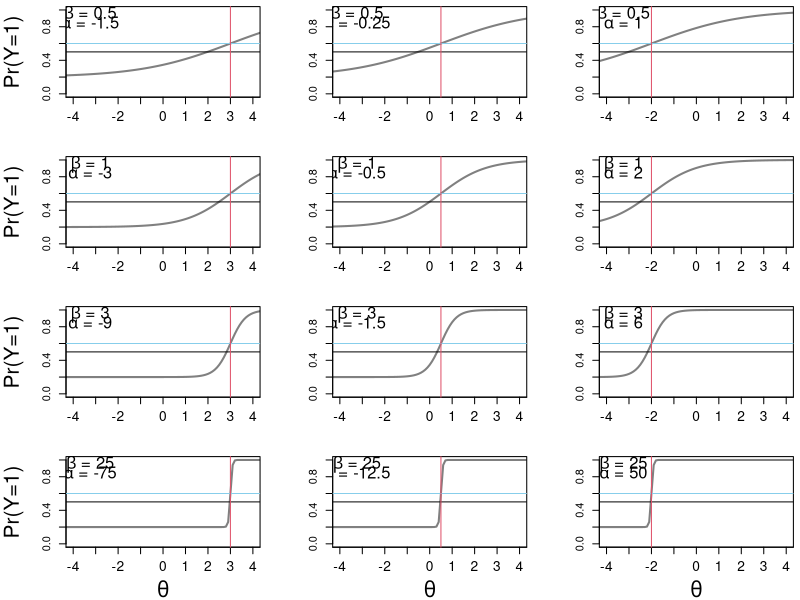

Source code (R):
## RSTAN_Demo_Measurement_logit_transformation_guessing_latent_variable.R
##########################################################################
## INSTRUCTOR: Christopher Fariss
## COURSE NAME: Programming and Simulation Methods for Computational Social Science (2W)
## University of Essex Summer School 2024
##
## Date: 2024-07-22
##
## Please e-mail me if you find any errors or have and suggestions (either email is fine)
## e-mail: cjf0006@gmail.com
## e-mail: cjfariss@umich.edu
##
##########################################################################
##
## Introduction to tutorial:
##
## Think about a latent variable model without actually running one.
##
## This program is a visual look at the relationship between values along a fixed sequence that represents the distribution of the latent variable and its relationship to binary variables that are equally likely (50%-50% change).
##
## In the IRT framework, there is a latent trait theta_i.
##
## Where the subscript i = 1,... ,N indicates multiple units.
##
## y_ik is the observed value for item k for unit i.
##
## For each item alpha_k and beta_k are also estimated.
##
## alpha_k continues to act as "difficulty" parameters, or threshold that benchmarks how likely an indicator is to be observed relative to the values of the latent trait.
##
## In this formulation, this is analogous to an intercept in a traditional logistic regression model.
##
## beta_k, often referred to as the "discrimination" parameters and is the analogue of a slope coefficient.
##
## We also add the guessing parameter here. 
##
##########################################################################

## make theta a deterministic sequence (we will use each value below to calculate a range of probabilities as a function of these values and the item-discrimination and item-difficulty parameters)
theta <- seq(-5,5,.1)
n <- length(theta)

## set strength of relationship (i.e., the item discrimination)
##
## try setting this value to an positive real number
##
## as beta increases the logit curve will converge towards a set function
##
## the step function will reside over the inflection point of the logit curve
##
## the inflection point is always -(alpha/beta) if alpha + beta (typical for Bernoulli logit) 
##
## because of this identity, we have to expand the intercepts below by a factor of beta
##
## the expansion below is necessary to fix the curve over the range of the standard normal density set for x above
##
#beta <- .1
#beta <- .5
#beta <- 1
#beta <- 2
#beta <- 3
#beta <- 4
#beta <- 5
#beta <- 10
#beta <- 100
#beta <- 1000
#beta <- 10000
##
## as beta approach infinity, the value along x becomes perfectly predictive of the y variables
##
#beta <- 100000


## set beta here (pick three values for beta, the item discrimination parameter)
beta <- c(.5,1,3,25)

guessing_parameter <- 1/5 ## assumes a multiple choice question with one correct answer and 5 possible choices 

par(mfrow=c(4,3), mar=c(4,5,.5,.5))
for(j in 1:length(beta)){
  ## set intercepts * an expansion factor, which is the item discrimination from above
  ## values correspond exactly to the position along the standard normal x variable
  ## specifically, these are the position along x at which point at which Pr(y=1)=.5
  alpha <- beta[j]*c(-3,-.5,2) ## the difficulty-position is scaled by beta into the difficulty parameter 
  
  # linear terms of the model
  # transform the linear xb terms using the logit function into a probability
  xb <- p <- y <- matrix(NA, nrow=n, ncol=length(alpha))
  for(i in 1:length(alpha)){
    xb[,i] <- alpha[i] + beta[j] * theta
    #p[,i] <- 1 / (1 + exp(-xb[,i]))
    p[,i] <- guessing_parameter + ((1-guessing_parameter) / (1 + exp(-xb[,i])))
    #p[,i] <- guessing_parameter + (1-guessing_parameter)*(1 / (1 + exp(-xb[,i]))) ## equivalent to the above
    y[,i] <- rbinom(n, size=1, prob=p[,i])
  }
  
  for(i in 1:length(alpha)){
    ## graph theta values along the the x-axis
    ## x values are projected onto the probability of y using the inverse logit function of xb
    plot(theta, p[,i], xlim=c(-4.0,4.0), ylim=c(0,1), xaxt="n", xlab="", type="l", lwd=2, col=grey(.5), ylab="")
    if(j==4)mtext(side=1, expression(theta), cex=1.25, line=3)
    if(i==1)mtext(side=2, expression("Pr(Y=1)"), cex=1.25, line=3)
    A <- alpha[i]
    B <- beta[j]
    text(-3.25,.95, substitute(paste(beta, " = ", B), list(B = B)), cex=1.5)
    text(-3.25,.85, substitute(paste(alpha, " = ", A), list(A = A)), cex=1.5)
    axis(side=1, at=-5:5, cex.axis=1.25)
    abline(h=0.5)
    abline(h=(1-guessing_parameter)/2 + guessing_parameter, col="skyblue")
    abline(v=-(alpha[i])/(beta[j]), col=2)
    #abline(v=-((alpha[i]+log(2.75))/beta[j]), col=2, lwd=.5, lty=2)
    #abline(v=-((alpha[i]-log(2.75))/beta[j]), col=2, lwd=.5, lty=2)
  }
}



